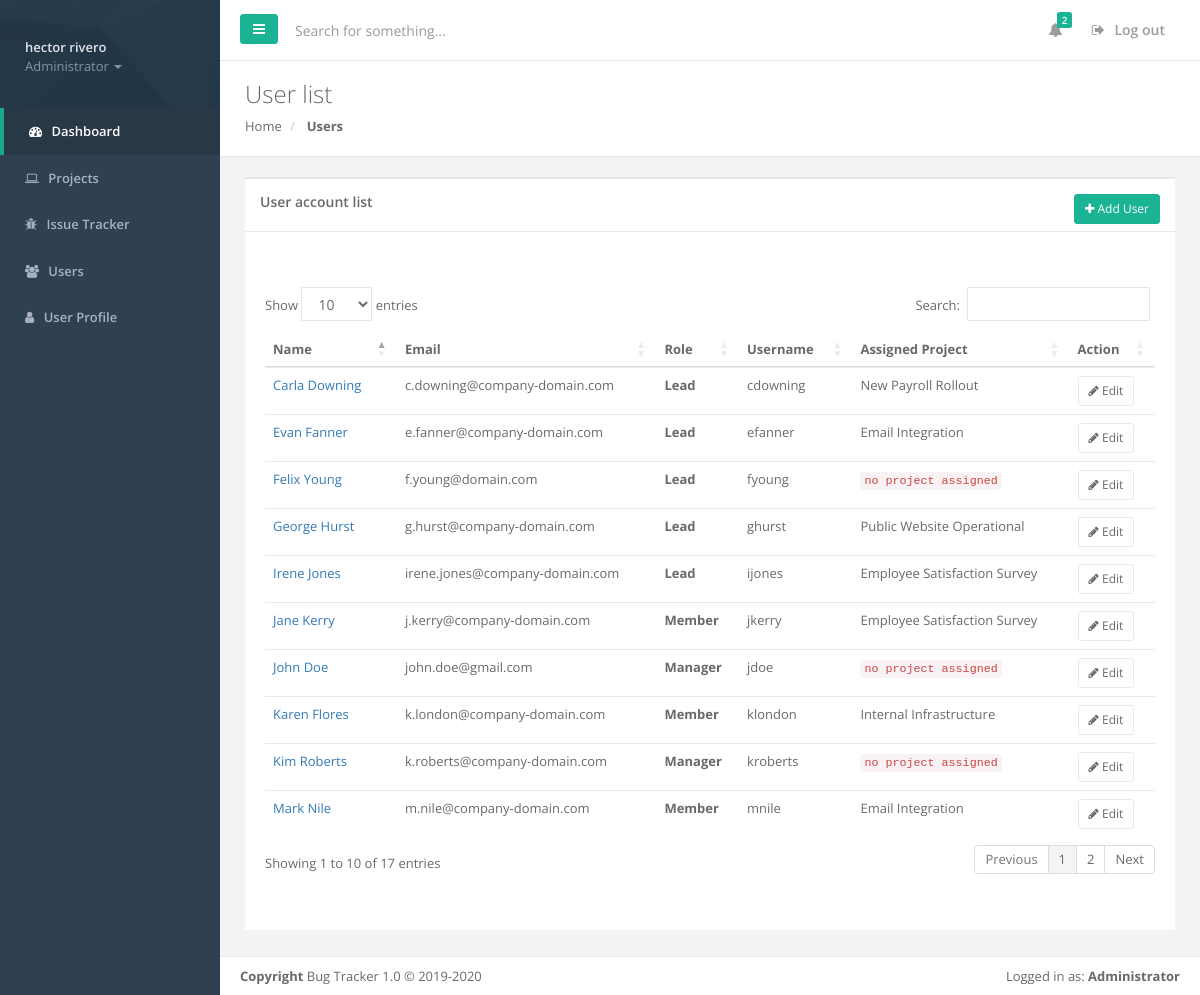
/users (signed in), run on the app's committed database.
### tables this page shows
CREATE TABLE 'bt_users' (
  'user_id' INTEGER PRIMARY KEY AUTOINCREMENT NOT NULL,
  'first_name' varchar(50),
  'last_name' varchar,
  'email' varchar(255),
  'work_phone' varchar(10),
  'username' varchar(255) NOT NULL,
  'password_hash' varchar(255) NOT NULL,
  'user_role' varchar(30) NOT NULL DEFAULT 'Member',
  'account_locked' varchar(1) NOT NULL DEFAULT 'N',
  'assigned_project' integer,
  'created_on' timestamp NOT NULL DEFAULT CURRENT_TIMESTAMP,
  'created_by' varchar(255) NOT NULL,
  'modified_on' timestamp,
  'modified_by' varchar(255),
  CONSTRAINT 'bt_user_project_fk' FOREIGN KEY ("assigned_project") REFERENCES "bt_projects" ("project_id"),
  CONSTRAINT 'bt_users_username_uk' UNIQUE ("username"),
  CONSTRAINT 'bt_users_user_role_ck' CHECK (user_role in ('Administrator','Manager','Lead','Member')),
  CONSTRAINT 'bt_users_user_assignment_ck' CHECK ( (user_role in ('Lead','Member') and assigned_project is not null) or
(user_role in ('Administrator','Manager') and assigned_project is null) )
);

CREATE TABLE 'bt_projects' (
  'project_id' integer NOT NULL PRIMARY KEY AUTOINCREMENT,
  'project_name' varchar(255) NOT NULL,
  'project_desc' TEXT,
  'start_date' timestamp NOT NULL,
  'target_end_date' timestamp NOT NULL,
  'actual_end_date' timestamp,
  'created_on' timestamp NOT NULL DEFAULT CURRENT_TIMESTAMP,
  'created_by' varchar(255) NOT NULL,
  'modified_on' timestamp,
  'modified_by' varchar(255),
  CONSTRAINT 'bt_projects_name_uk' UNIQUE ("project_name")
);

### bugtracker/user.py (the view)
@bp.route('/users')
@login_required
def users():
    db = get_db()
    where_clause = ""
    if g.user['user_role'] == 'Administrator':
        where_clause = " WHERE u.user_role not in ('Administrator')"
    elif g.user['user_role'] == 'Manager':
        where_clause = " WHERE u.user_role not in ('Administrator', 'Manager')"
    elif g.user['user_role'] == 'Lead':
        where_clause = " WHERE u.user_role not in ('Administrator', 'Manager', 'Lead') AND u.assigned_project = '{}'".format(g.user['assigned_project'])
    elif g.user['user_role'] == 'Member':
        where_clause = " WHERE u.username = '{}'".format(g.user['username'])
    query = ("SELECT u.*, p.project_name as `project_name`" +
        " FROM bt_users u left join bt_projects p on u.assigned_project == p.project_id" +
        where_clause +
        " ORDER BY created_on DESC;")
    users = db.execute(query).fetchall()
    access_create = check_access_create()
    return render_template('user/users.html', users=users, access_create=access_create)

### bugtracker/auth.py (called while the page is built)
@bp.before_app_request
def load_logged_in_user():
    user_id = session.get('user_id')
    if user_id is None:
        g.user = None
    else:
        g.user = get_db().execute('SELECT * FROM bt_users WHERE user_id = ?', (user_id,)).fetchone()

def login_required(view):
    @functools.wraps(view)
    def wrapped_view(**kwargs):
        if g.user is None:
            return redirect(url_for('auth.login'))
        return view(**kwargs)
    return wrapped_view

### bugtracker/db.py (called while the page is built)
def get_db():
    if 'db' not in g:
        g.db = sqlite3.connect(
            current_app.config['DATABASE'],
            detect_types=sqlite3.PARSE_DECLTYPES
        )
        g.db.row_factory = sqlite3.Row
    return g.db

### bugtracker/user.py (called while the page is built)
def check_access_create():
    access_create = False
    if g.user['user_role'] in ['Administrator', 'Manager']:
        access_create = True
    return access_create

### bugtracker/templates/user/users.html (shortened to what this page needs)
{% extends "base.html" %}
{% block stylesheets %}
    {{ super() }}
    <link href="https://cdn.datatables.net/1.10.20/css/dataTables.bootstrap4.min.css" rel="stylesheet">
{% endblock stylesheets %}
{% block content %}
    <div class="row wrapper border-bottom white-bg page-heading">
        <div class="col-sm-4">
            <h2>User list</h2>
            <ol class="breadcrumb">
                <li>
                    <a href="{{ url_for('dashboard.index') }}">Home</a>
                </li>
                <li class="active">
                    <strong>Users</strong>
                </li>
            </ol>
        </div>
    </div>
    <div class="row">
        <div class="col-lg-12">
            <div class="wrapper wrapper-content animated fadeInUp">
                <div class="ibox">
                    <div class="ibox-title">
                        <h5>User account list</h5>
                        <div class="ibox-tools">
                            {% if access_create %}
                            <a href="{{ url_for('user.create') }}" class="btn btn-primary btn-sm"><i class="fa fa-plus"></i> Add User</a>
                            {% endif %}
                        </div>
                    </div>
                    <div class="ibox-content">
                        <div class="row m-b-sm m-t-sm">
                            <div class="col-md-9"></div>
                            <div class="col-md-3"></div>
                        </div>
                        <br>
                        <div class="user-list">
                            <table class="table table-hover" id="t_users">
                                <thead>
                                    <tr>
                                        <th>Name</th>
                                        <th>Email</th>
                                        <th>Role</th>
                                        <th>Username</th>
                                        <th>Assigned Project</th>
                                        <th>Action</th>
                                    </tr>
                                </thead>
                                <tbody>
                                    {% for user in users %}
                                    <tr>
                                        <td class="user-name">
                                            <a href="{{ url_for('user.edit', id=user['user_id']) }}">
                                                {{ user['first_name'] + ' ' + user['last_name'] }}
                                            </a>
                                        </td>
                                        <td class="user-email">
                                            {{ user['email'] }}
                                        </td>
                                        <td class="user-role">
                                            <strong>{{ user['user_role'] }}</strong>
                                        </td>
                                        <td class="user-username">
                                            {{ user['username'] }}
                                        </td>
                                        <td class="assigned-project">
                                            {% if user['assigned_project'] %}
                                                {{ user['project_name'] }}
                                            {% else %}
                                                <code>no project assigned</code>
                                            {% endif %}
                                        </td>
                                        <td class="user-actions" style="text-align: left;">
                                            <a href="{{ url_for('user.edit', id=user['user_id']) }}" class="btn btn-white btn-sm"><i class="fa fa-pencil"></i> Edit </a>
                                        </td>
                                    </tr>
                                    {% endfor %}
                                </tbody>
                            </table>
                        </div>
                    </div>
                </div>
            </div>
        </div>
    </div>
{% endblock content %}

### bugtracker/templates/layout/sidebar.html (shortened to what this page needs)
    <nav class="navbar-default navbar-static-side" role="navigation">
        <div class="sidebar-collapse">
            <ul class="nav metismenu" id="side-menu">
                <li class="nav-header">
                    <div class="dropdown profile-element">
                            <a data-toggle="dropdown" class="dropdown-toggle" href="#">
                            <span class="clear"> <span class="block m-t-xs"> <strong class="font-bold">{{ g.user['first_name']+' '+g.user['last_name'] }}</strong>
                            </span> <span class="text-muted text-xs block">{% if g.user['user_role'] != 'Administrator' %}Project {% endif %}{{ g.user['user_role'] }} <b class="caret"></b></span> </span> </a>
                    </div>
                </li>
                <li class="active">
                    <a href="{{ url_for('dashboard.index') }}"><i class="fa fa-dashboard"></i> <span class="nav-label">Dashboard</span></a>
                </li>
                <li>
                    <a href="{{ url_for('project.projects') }}"><i class="fa fa-laptop"></i> <span class="nav-label">Projects</span> </a>
                </li>
                <li>
                    <a href="/issues"><i class="fa fa-bug"></i> <span class="nav-label">Issue Tracker</span> </a>
                </li>
                <li>
                    <a href="{{ url_for('user.users') }}"><i class="fa fa-users"></i> <span class="nav-label">Users</span> </a>
                </li>
                <li>
                    <a href="{{ url_for('user.profile') }}"><i class="fa fa-user"></i> <span class="nav-label">User Profile</span> </a>
                </li>
            </ul>
        </div>
    </nav>

### bugtracker/templates/layout/footer.html
    <div class="footer">
        <div class="pull-right">
            Logged in as: <strong>{{ g.user['user_role'] }}</strong>
        </div>
        <div>
            <strong>Copyright</strong> Bug Tracker 1.0 &copy; 2019-2020
        </div>
    </div>

### data on the page
bt_users: first_name+last_name "hector rivero", user.user_role "Administrator"
bt_users: first_name+last_name "John Doe", email "john.doe@gmail.com", user_role "Manager", username "jdoe", shows "no project assigned"
bt_users: first_name+last_name "Kim Roberts", email "k.roberts@company-domain.com", user_role "Manager", username "kroberts", shows "no project assigned"
bt_users: first_name+last_name "Felix Young", email "f.young@domain.com", user_role "Lead", username "fyoung", shows "no project assigned"
bt_users: first_name+last_name "Carla Downing", email "c.downing@company-domain.com", user_role "Lead", username "cdowning", project_name "New Payroll Rollout"
bt_users: first_name+last_name "Evan Fanner", email "e.fanner@company-domain.com", user_role "Lead", username "efanner", project_name "Email Integration"
bt_users: first_name+last_name "George Hurst", email "g.hurst@company-domain.com", user_role "Lead", username "ghurst", project_name "Public Website Operational"
bt_users: first_name+last_name "Irene Jones", email "irene.jones@company-domain.com", user_role "Lead", username "ijones", project_name "Employee Satisfaction Survey"
bt_users: first_name+last_name "Karen Flores", email "k.london@company-domain.com", user_role "Member", username "klondon", project_name "Internal Infrastructure"
bt_users: first_name+last_name "Mark Nile", email "m.nile@company-domain.com", user_role "Member", username "mnile", project_name "Email Integration"
bt_users: first_name+last_name "Jane Kerry", email "j.kerry@company-domain.com", user_role "Member", username "jkerry", project_name "Employee Satisfaction Survey"
